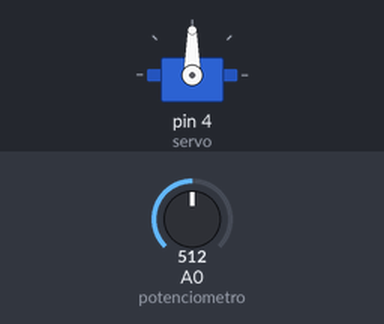
Bench run of a sketch on a simulated Arduino Uno, built with avr-gcc and run on an emulated ATmega328P. Parts: servo. The test bench sets the inputs (shaded band); at power-on: A0 (potenciometro) = 512.

Above: at 1.2 s.
1.3 s: A0 (potenciometro) set to 660
At 2.2 s:
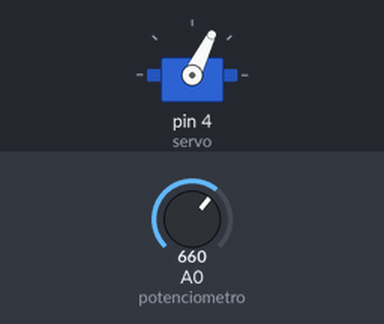
2.8 s: A0 (potenciometro) set to 716
At 3.3 s:
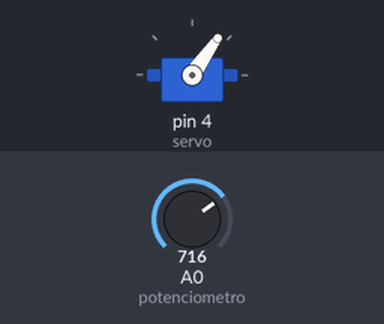
4.3 s: A0 (potenciometro) set to 900
At 5.5 s:
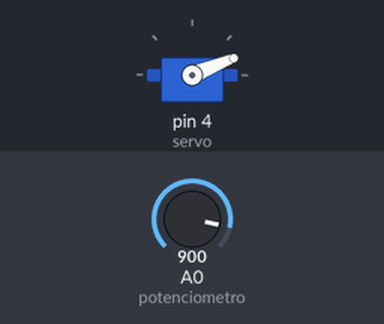
5.8 s: A0 (potenciometro) set to 1023
At 6.5 s:
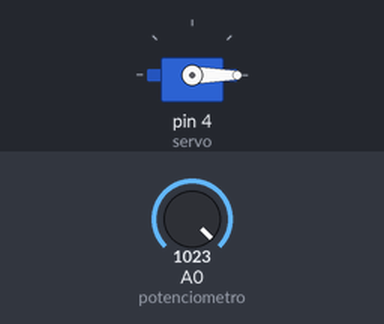
7.3 s: A0 (potenciometro) set to 306
At 8.7 s:
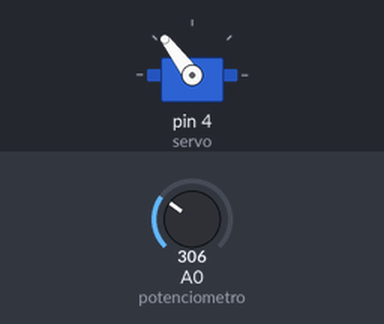
Timing chart, 0 to 9.8 s (numbered marks = the images above; inputs shaded):
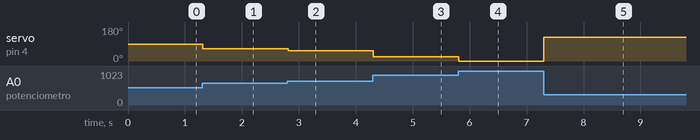

The sketch:

mover_servo_con_potenciometro.ino
```cpp
#include <Servo.h>
// Este programa mueve un servo con un potenciometro
Servo miServo;

  const int potenciometro = 0;
  const int servo = 4;
  const int pulsoMin = 650; //pulso minimo que le mandas al servo para girarlo a 0º = 650ms
  const int pulsoMax = 2550; //pulso máximo que le mandas al servo para girarlo a 180º = 650ms
  int valor; //valor potenciometro
  int angulo;

void setup() {
  miServo.attach(servo, pulsoMin, pulsoMax); //configuración de servo (pin, pulsomin, pulso max) si no pones el min y max se pone como predeterminado (1000,2000)
}


void loop() {

  valor = analogRead(potenciometro);  //leemos el valor del potenciometro (varia de 0 a 1023)

  angulo = map(valor, 0, 1023, 180, 0);  //(valor del pot., valor min entrada=pot, valor max pot, valor min salida=servo, valor max servo)
  //como mi servo gira al sentido antihorario hay que invertir los valores de salida= (180,0)
  miServo.write(angulo); //para mover el servo
   delay(20); // para darle al servo tiempo para llegar a su posición

}
```

Measured:
- after the input at 1.3 s, servo on pin 4 (servo): 90° → 64° at once
- after the input at 2.8 s, servo on pin 4 (servo): 64° → 55° at once
- after the input at 4.3 s, servo on pin 4 (servo): 55° → 22° at once
- after the input at 5.8 s, servo on pin 4 (servo): 22° → 0° at once
- after the input at 7.3 s, servo on pin 4 (servo): 0° → 127° at once
